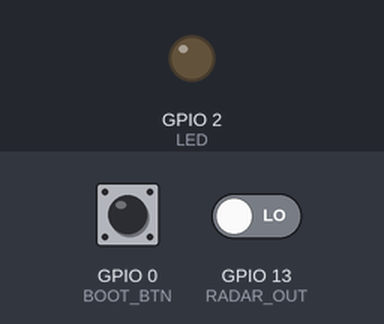
The sketch below on a simulated ESP32. On the bench: output pins drawn as LEDs (lit = HIGH). Inputs (shaded band) come from the test bench; at power-on: GPIO 13 (RADAR_OUT) LOW, GPIO 0 (BOOT_BTN) HIGH. WiFi joins after 1.5 s; servers stay silent unless stated; uploads are accepted with an empty reply; EEPROM starts erased; what the sketch prints to the serial monitor is not drawn.

Above: at 4.5 s.
4.6 s: GPIO 13 (RADAR_OUT) driven HIGH
At 5.4 s:
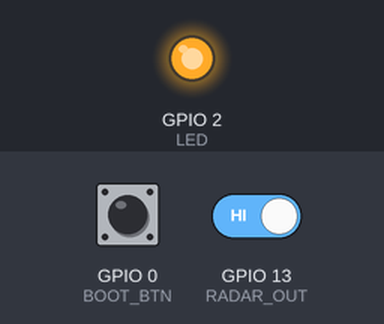
7.6 s: GPIO 13 (RADAR_OUT) driven LOW
At 8.1 s:
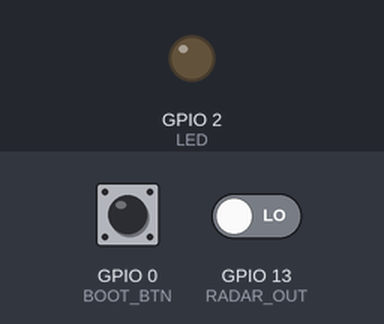
Timing chart, 0 to 10.6 s (numbered marks = the images above; inputs shaded):
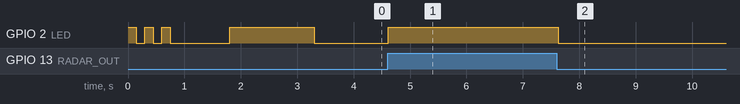

Measured:
- after the input at 4.6 s, GPIO 2 (LED): LOW → HIGH at once
- after the input at 7.6 s, GPIO 2 (LED): HIGH → LOW at once

The sketch:

bed.ino
```cpp
// 블랙고스트 베드 센서 — 2단계 (와이파이 + 앱 연결)
// 연결: 레이더 VCC→5V(1번째), OUT→P13(5번째), GND→P13 다음 GND(6번째) — 5V 옆 "GND" 인쇄 핀은 실제 CMD라 금지.
// (선택) 감지 거리 1.5m 설정용: 레이더 TX→P16, RX→P17 — 켤 때마다 보드가 레이더에 거리 설정을 보냄(선 없으면 그냥 넘어감)
// 처음 켜면(또는 IO0 버튼 5초) 임시 와이파이 "BG-BED-SETUP"이 생김 → 폰으로 접속(192.168.4.1)해서 가게 와이파이·베드 번호·보드 비밀번호 입력
// 파란 불: 시작 3번 깜빡 / 설정 기다림 = 계속 켜짐 / 와이파이 연결 중 = 빠르게 깜빡 / 정상 = 사람 있으면 켜짐·없으면 꺼짐 / 앱 기록 실패 = 2초마다 짧게 2번
// 동작: 사람 있음/없음이 바뀌면 Firestore beds/b<번호>에 기록(st, at), 10분마다 생존 신호(up). 6시간마다 새 프로그램 확인(OTA).
// 보드 비밀번호 = bed@blackghost.app 계정 비밀번호 (이 파일엔 없음 — 공개 저장소라서).
// 계정이 아직 없으면 첫 보드가 설정 화면에서 넣은 비밀번호로 스스로 만듦(v3). 나머지 보드는 같은 비밀번호를 넣으면 됨.
#include <WiFi.h>
#include <WiFiManager.h>
#include <WiFiClientSecure.h>
#include <HTTPClient.h>
#include <HTTPUpdate.h>
#include <Preferences.h>
#include <ArduinoJson.h>

#define FWV "6"
const char* API_KEY = "AIzaSyBTqRIfhUzlsO2YOfaEBlMHWGlLW-R44Z4";   // 앱(index.html)과 같은 공개 값
const char* PROJECT = "tattoo-cream-ecacc";
const char* BED_EMAIL = "bed@blackghost.app";
const char* OTA_VER = "https://blackghosttattoo.github.io/sales-app/bed/bed.ver";
const char* OTA_BIN = "https://blackghosttattoo.github.io/sales-app/bed/bed-app.bin";
const int RADAR_OUT = 13, LED = 2, BOOT_BTN = 0, RX2PIN = 16, TX2PIN = 17;

Preferences pr;
String bedNo = "1", bedPw = "";
int gate = 2, hold = 10;            // 감지 거리 칸(1칸=0.75m, 2=1.5m), 사람 없어진 뒤 '없음'까지 초
String idTok, refTok;
unsigned long tokAt = 0, lastBeat = 0, lastTry = 0, stableAt = 0, lastOta = 0, btnAt = 0;
int sent = -1, raw = -1, failN = 0;

// ---------- 레이더 설정 (LD2410C, 시리얼 256000) ----------
void ldCmd(const uint8_t* d, uint8_t n) {
  const uint8_t H[] = {0xFD, 0xFC, 0xFB, 0xFA}, T[] = {0x04, 0x03, 0x02, 0x01}, L[] = {n, 0};
  Serial2.write(H, 4); Serial2.write(L, 2); Serial2.write(d, n); Serial2.write(T, 4);
  delay(200); String a; while (Serial2.available()) { char b[4]; snprintf(b, 4, "%02X ", Serial2.read()); a += b; }
  Serial.println("radar ack: " + (a.length() ? a.substring(0, 90) : String("(없음 — TX/RX 선 확인)")));
}
void ldSetup() {
  Serial2.begin(256000, SERIAL_8N1, RX2PIN, TX2PIN); delay(300);
  const uint8_t en[] = {0xFF, 0x00, 0x01, 0x00}; ldCmd(en, 4);
  uint8_t g = (uint8_t)gate, h0 = hold & 0xFF, h1 = (hold >> 8) & 0xFF;
  const uint8_t p[] = {0x60, 0x00, 0x00, 0x00, g, 0, 0, 0, 0x01, 0x00, g, 0, 0, 0, 0x02, 0x00, h0, h1, 0, 0};
  ldCmd(p, sizeof p);
  const uint8_t ex[] = {0xFE, 0x00}; ldCmd(ex, 2);
  Serial.printf("radar: max %.2fm, hold %ds\n", gate * 0.75, hold);
}

// ---------- 인터넷 ----------
String jesc(const String& s) { String o; for (char c : s) { if (c == '"' || c == '\\') o += '\\'; o += c; } return o; }
int post(const String& url, const String& body, String& out, const String& auth = "") {
  WiFiClientSecure c; c.setInsecure(); HTTPClient h; h.setTimeout(10000);
  if (!h.begin(c, url)) return -1;
  h.addHeader("Content-Type", "application/json");
  if (auth.length()) h.addHeader("Authorization", "Bearer " + auth);
  int code = h.POST(body); out = h.getString(); h.end(); return code;
}
bool login() {
  String out; JsonDocument d;
  if (refTok.length() && post(String("https://securetoken.googleapis.com/v1/token?key=") + API_KEY,
      "{\"grant_type\":\"refresh_token\",\"refresh_token\":\"" + refTok + "\"}", out) == 200) {
    deserializeJson(d, out); idTok = d["id_token"].as<String>(); refTok = d["refresh_token"].as<String>(); tokAt = millis(); return true;
  }
  int code = post(String("https://identitytoolkit.googleapis.com/v1/accounts:signInWithPassword?key=") + API_KEY,
      "{\"email\":\"" + String(BED_EMAIL) + "\",\"password\":\"" + jesc(bedPw) + "\",\"returnSecureToken\":true}", out);
  if (code == 400 && (out.indexOf("EMAIL_NOT_FOUND") >= 0 || out.indexOf("INVALID_LOGIN_CREDENTIALS") >= 0 && !pr.getBool("made", false))) {
    // 계정이 없으면 한 번 만들어 봄 (이미 있으면 EMAIL_EXISTS로 실패 → 비밀번호가 틀린 것)
    int c2 = post(String("https://identitytoolkit.googleapis.com/v1/accounts:signUp?key=") + API_KEY,
        "{\"email\":\"" + String(BED_EMAIL) + "\",\"password\":\"" + jesc(bedPw) + "\",\"returnSecureToken\":true}", out);
    if (c2 == 200) { Serial.println("board account created"); pr.putBool("made", true); code = 200; }
  }
  if (code != 200) { Serial.printf("login fail %d %s\n", code, out.substring(0, 160).c_str()); return false; }
  deserializeJson(d, out); idTok = d["idToken"].as<String>(); refTok = d["refreshToken"].as<String>(); tokAt = millis();
  Serial.println("login ok"); return true;
}
bool sendSt(int st, bool changed) {
  if (WiFi.status() != WL_CONNECTED) return false;
  if (!idTok.length() || millis() - tokAt > 50UL * 60 * 1000) if (!login()) return false;
  String name = String("projects/") + PROJECT + "/databases/(default)/documents/beds/b" + bedNo;
  String body = "{\"writes\":[{\"update\":{\"name\":\"" + name + "\",\"fields\":{"
    "\"st\":{\"stringValue\":\"" + String(st ? "on" : "off") + "\"},"
    "\"v\":{\"stringValue\":\"" FWV "\"},"
    "\"rssi\":{\"integerValue\":\"" + String(WiFi.RSSI()) + "\"}}},"
    "\"updateMask\":{\"fieldPaths\":[\"st\",\"v\",\"rssi\"]},"
    "\"updateTransforms\":[{\"fieldPath\":\"up\",\"setToServerValue\":\"REQUEST_TIME\"}"
    + String(changed ? ",{\"fieldPath\":\"at\",\"setToServerValue\":\"REQUEST_TIME\"}" : "") + "]}]}";
  String out;
  int code = post(String("https://firestore.googleapis.com/v1/projects/") + PROJECT + "/databases/(default)/documents:commit", body, out, idTok);
  if (code != 200) { Serial.printf("write fail %d %s\n", code, out.substring(0, 200).c_str()); idTok = ""; return false; }
  Serial.printf("sent b%s %s%s\n", bedNo.c_str(), st ? "on" : "off", changed ? "" : " (beat)"); return true;
}
void otaCheck() {
  WiFiClientSecure c; c.setInsecure(); HTTPClient h;
  if (!h.begin(c, String(OTA_VER) + "?t=" + millis())) return;
  int code = h.GET(); String v = h.getString(); h.end(); v.trim();
  if (code != 200 || v.length() == 0 || v.length() > 10 || v == FWV) return;
  Serial.println("OTA -> " + v);
  WiFiClientSecure c2; c2.setInsecure();
  httpUpdate.setFollowRedirects(HTTPC_STRICT_FOLLOW_REDIRECTS); httpUpdate.rebootOnUpdate(true);
  httpUpdate.update(c2, OTA_BIN);
}

// ---------- 와이파이 설정 화면 ----------
void portal(bool force) {
  WiFiManager wm;
  WiFiManagerParameter pBed("bed", "베드 번호 (1~8)", bedNo.c_str(), 1);
  WiFiManagerParameter pPw("pw", "보드 비밀번호 (bed@blackghost.app)", bedPw.c_str(), 64, "type='password'");
  wm.addParameter(&pBed); wm.addParameter(&pPw);
  wm.setTitle("BLACKGHOST 베드 센서");
  wm.setConfigPortalTimeout(600);
  wm.setSaveParamsCallback([&]() {
    String b = pBed.getValue(); int n = b.toInt(); if (n >= 1 && n <= 8) bedNo = String(n);
    if (strlen(pPw.getValue())) bedPw = pPw.getValue();
    pr.putString("bed", bedNo); pr.putString("pw", bedPw); pr.putInt("gate", gate);
  });
  digitalWrite(LED, HIGH);
  wm.setConnectTimeout(20);
  bool ok = force ? wm.startConfigPortal("BG-BED-SETUP") : wm.autoConnect("BG-BED-SETUP");
  digitalWrite(LED, LOW);
  if (!ok) ESP.restart();
}

void setup() {
  Serial.begin(115200);
  pinMode(RADAR_OUT, INPUT_PULLDOWN); pinMode(LED, OUTPUT); pinMode(BOOT_BTN, INPUT_PULLUP);
  for (int i = 0; i < 3; i++) { digitalWrite(LED, HIGH); delay(150); digitalWrite(LED, LOW); delay(150); }
  pr.begin("bg", false);
  bedNo = pr.getString("bed", "1"); bedPw = pr.getString("pw", ""); gate = pr.getInt("gate", 2);
  Serial.printf("BG bed sensor v%s, bed %s\n", FWV, bedNo.c_str());
  ldSetup();
  WiFi.setHostname(("bg-bed-" + bedNo).c_str());
  portal(bedPw.length() == 0);
  WiFi.setAutoReconnect(true);
  lastOta = millis() - 6UL * 3600 * 1000 + 60000;   // 켜고 1분 뒤 첫 확인
}

void loop() {
  int p = digitalRead(RADAR_OUT);
  unsigned long t0 = millis() % 2000;
  if (WiFi.status() != WL_CONNECTED) digitalWrite(LED, (millis() / 150) % 2);          // 와이파이 끊김: 빠르게 깜빡
  else if (failN && t0 < 400) digitalWrite(LED, (t0 / 100) % 2 == 0);              // 앱 기록 실패: 짧게 2번
  else digitalWrite(LED, p);
  if (p != raw) { raw = p; stableAt = millis(); }
  unsigned long now = millis();
  bool due = raw != sent && now - stableAt > 2000;                 // 2초 이상 같은 상태면 바뀐 걸로
  bool beat = sent >= 0 && now - lastBeat > 10UL * 60 * 1000;     // 10분마다 생존 신호
  if ((due || beat) && now - lastTry > (failN ? 30000UL : 0UL)) {
    lastTry = now;
    if (sendSt(raw, due)) { sent = raw; lastBeat = now; failN = 0; } else failN++;
  }
  if (now - lastOta > 6UL * 3600 * 1000 && WiFi.status() == WL_CONNECTED) { lastOta = now; otaCheck(); }
  // IO0 버튼 5초 누르면 설정 화면 다시 열기
  if (digitalRead(BOOT_BTN) == LOW) { if (!btnAt) btnAt = now; else if (now - btnAt > 5000) { btnAt = 0; portal(true); } }
  else btnAt = 0;
  delay(50);
}
```
